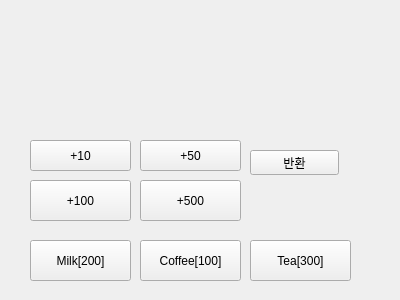
<?xml version="1.0" encoding="UTF-8"?>
<ui version="4.0">
 <class>Widget</class>
 <widget class="QWidget" name="Widget">
  <property name="geometry">
   <rect>
    <x>0</x>
    <y>0</y>
    <width>400</width>
    <height>300</height>
   </rect>
  </property>
  <property name="windowTitle">
   <string>Widget</string>
  </property>
  <widget class="QPushButton" name="pb10">
   <property name="geometry">
    <rect>
     <x>30</x>
     <y>140</y>
     <width>101</width>
     <height>31</height>
    </rect>
   </property>
   <property name="text">
    <string>+10</string>
   </property>
  </widget>
  <widget class="QPushButton" name="pb50">
   <property name="geometry">
    <rect>
     <x>140</x>
     <y>140</y>
     <width>101</width>
     <height>31</height>
    </rect>
   </property>
   <property name="text">
    <string>+50</string>
   </property>
  </widget>
  <widget class="QPushButton" name="pb100">
   <property name="geometry">
    <rect>
     <x>30</x>
     <y>180</y>
     <width>101</width>
     <height>41</height>
    </rect>
   </property>
   <property name="text">
    <string>+100</string>
   </property>
  </widget>
  <widget class="QPushButton" name="pb500">
   <property name="geometry">
    <rect>
     <x>140</x>
     <y>180</y>
     <width>101</width>
     <height>41</height>
    </rect>
   </property>
   <property name="text">
    <string>+500</string>
   </property>
  </widget>
  <widget class="QPushButton" name="pbinit">
   <property name="geometry">
    <rect>
     <x>250</x>
     <y>150</y>
     <width>89</width>
     <height>25</height>
    </rect>
   </property>
   <property name="text">
    <string>반환</string>
   </property>
  </widget>
  <widget class="QPushButton" name="pbMilk">
   <property name="geometry">
    <rect>
     <x>30</x>
     <y>240</y>
     <width>101</width>
     <height>41</height>
    </rect>
   </property>
   <property name="text">
    <string>Milk[200]</string>
   </property>
  </widget>
  <widget class="QPushButton" name="pbCoffee">
   <property name="geometry">
    <rect>
     <x>140</x>
     <y>240</y>
     <width>101</width>
     <height>41</height>
    </rect>
   </property>
   <property name="text">
    <string>Coffee[100]</string>
   </property>
  </widget>
  <widget class="QPushButton" name="pbTea">
   <property name="geometry">
    <rect>
     <x>250</x>
     <y>240</y>
     <width>101</width>
     <height>41</height>
    </rect>
   </property>
   <property name="text">
    <string>Tea[300]</string>
   </property>
  </widget>
 </widget>
 <layoutdefault spacing="6" margin="11"/>
 <resources/>
 <connections/>
</ui>
